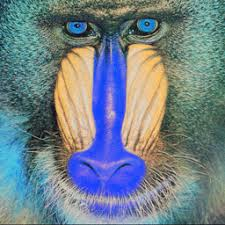
//> input picture LearnOpenCV/Resources/test.jpeg, 225 x 225 px
$ ./Chapter3   (built with g++ and OpenCV 4)
//> lines starting //> are read from the running program, lines starting //| are printed output that depends on the picture
#include <opencv2/imgcodecs.hpp>
#include <opencv2/highgui.hpp>
#include <opencv2/imgproc.hpp>
#include <iostream>
using namespace cv;
using namespace std;
void main() {
	string path = "Resources/test.jpeg";
	Mat img = imread(path, IMREAD_COLOR_RGB);
//> img is the input picture: 225 rows x 225 cols, CV_8UC3; mean B, G, R 137.7, 129.1, 113.6
	Mat imgResize, imgCrop;
	//cout << img.size() << endl;
	//resize the image with a factor of 0.5
	          //resize(img, imgResize, Size(),0.5,0.5);
	//resize the image to a specific size
	resize(img, imgResize, Size(120,100));
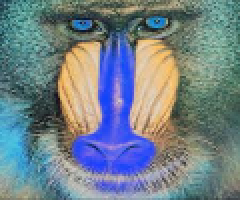
//> imgResize: 100 rows x 120 cols, CV_8UC3 (shown 2 times larger); mean B, G, R 137.6, 129, 113.6
	//crop the image
	imgCrop = img(Rect(100,100,100,100));
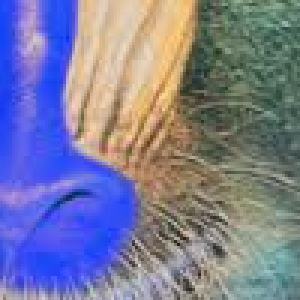
//> imgCrop: 100 rows x 100 cols, CV_8UC3 (shown 3 times larger); mean B, G, R 153.3, 123.8, 122.9
	imshow("Image Crop", imgCrop);
	imshow("Image", img);
	imshow("Image Resize", imgResize);
	waitKey(0);
}

$ run again, with LearnOpenCV/Resources/warping.png saved as LearnOpenCV/Resources/test.jpeg
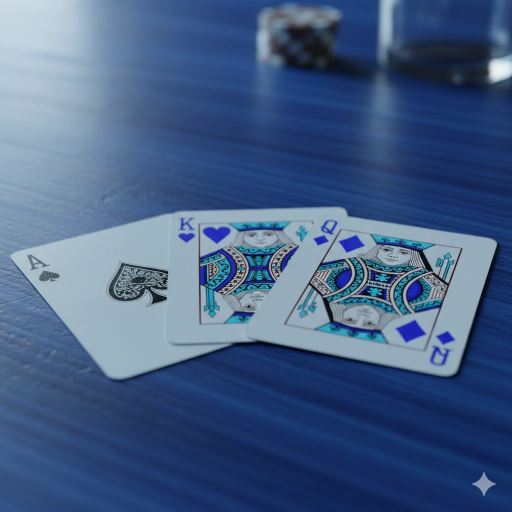
//> input picture LearnOpenCV/Resources/warping.png, 1024 x 1024 px (shown at 1/2 size)
//> img is the input picture: 1024 rows x 1024 cols, CV_8UC3; mean B, G, R 133.3, 94.9, 69.9
//> `resize(img, imgResize, Size(120,100));`:
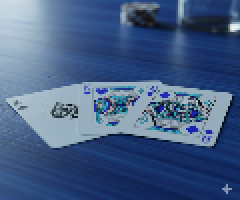
//> imgResize: 100 rows x 120 cols, CV_8UC3 (shown 2 times larger); mean B, G, R 133.2, 94.8, 69.8
//> `imgCrop = img(Rect(100,100,100,100));`:
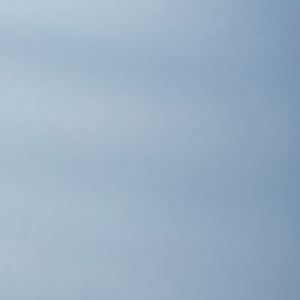
//> imgCrop: 100 rows x 100 cols, CV_8UC3 (shown 3 times larger); mean B, G, R 196.3, 176.6, 154.2
